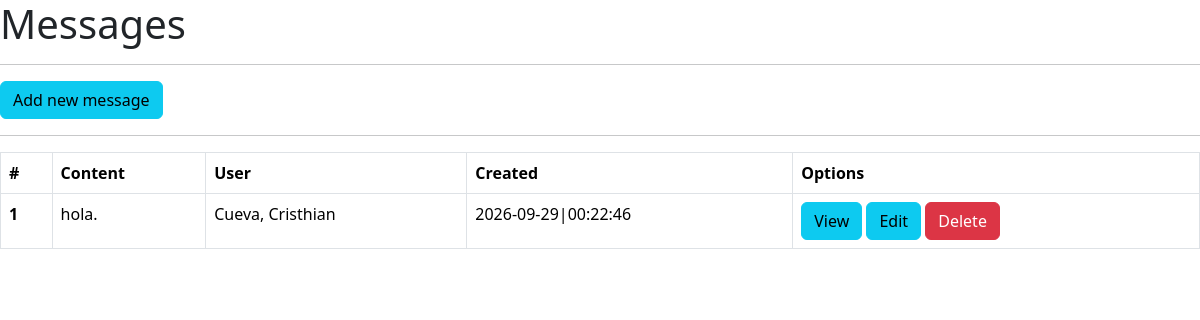
/users/1/messages, run on the app's committed database.
### main.py (models this page shows, shortened)
class Message(db.Model):
    __tablename__ = "messages"
    id = db.Column(db.Integer, primary_key=True, autoincrement=True)
    content = db.Column(db.Text, nullable=True)
    created = db.Column(db.DateTime(timezone=True), server_default=func.now())
    user_id = db.Column(db.Integer, db.ForeignKey("users.id"))
    user = db.relationship("User", backref="user")

class User(db.Model):
    __tablename__ = "users"
    id = db.Column(db.Integer, primary_key=True, autoincrement=True)
    code = db.Column(db.String(11), nullable=False)
    first_name = db.Column(db.String(128), nullable=False)
    last_name = db.Column(db.String(128), nullable=False)
    age = db.Column(db.Integer, nullable=True)
    created = db.Column(db.DateTime(timezone=True), server_default=func.now())

### main.py (the view)
@app.route("/users/<int:user_id>/messages")
def view_messages_by_user_id(user_id):
    user = User.query.get_or_404(user_id)
    items = Message.query.filter_by(user=user).all()
    return render_template("messages.html", items=items)

### templates/messages.html (shortened to what this page needs)
<!doctype html>
<html lang="es">
  <head>
    <link href="https://cdn.jsdelivr.net/npm/bootstrap@5.3.8/dist/css/bootstrap.min.css" rel="stylesheet">
  </head>
  <body>
    <h1>Messages</h1>
    <hr>
    <a href="{{ url_for('view_messages_add') }}" class="btn btn-info">Add new message</a>
    <hr>
    <table class="table table-bordered">
  <thead>
    <tr>
      <th scope="col">#</th>
      <th scope="col">Content</th>
      <th scope="col">User</th>
      <th scope="col">Created</th>
      <th scope="col">Options</th>
    </tr>
  </thead>
  <tbody>
    {% for item in items %}
    <tr>
      <th scope="row">{{ item.id }}</th>
      <td>{{ item.content|safe }}</td>
      <td>{{ item.user.last_name }}, {{ item.user.first_name }}</td>
      <td>{{ item.created.strftime('%Y-%m-%d|%H:%M:%S') }}</td>
      <td>
        <a href="{{ url_for('view_messages_by_id', message_id=item.id) }}" class="btn btn-info">View</a>
        <a href="{{ url_for('view_messages_edit_by_id', message_id=item.id) }}" class="btn btn-info">Edit</a>
        <a href="{{ url_for('view_messages_delete_by_id', message_id=item.id) }}" class="btn btn-danger">Delete</a>
      </td>
    </tr>
    {% endfor %}
  </tbody>
</table>
  </body>
</html>

### data on the page
Message: id "1", content "hola.", user.last_name "Cueva", user.first_name "Cristhian", created "2026-09-29|00:22:46"
